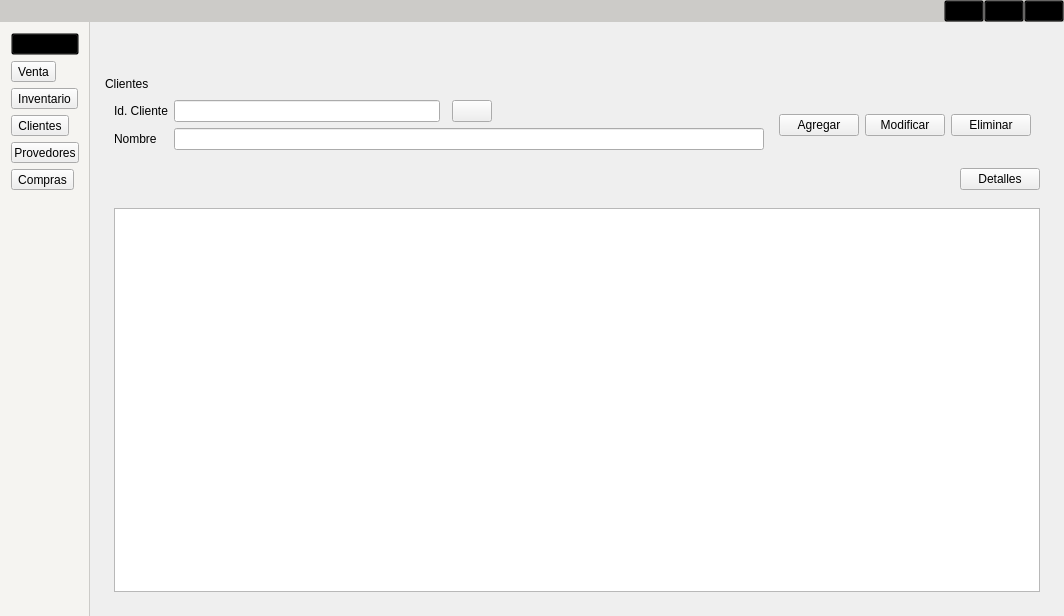
<?xml version="1.0" encoding="UTF-8"?>
<ui version="4.0">
 <class>ventana_de_trabajo</class>
 <widget class="QMainWindow" name="ventana_de_trabajo">
  <property name="geometry">
   <rect>
    <x>0</x>
    <y>0</y>
    <width>1064</width>
    <height>616</height>
   </rect>
  </property>
  <property name="windowTitle">
   <string>MainWindow</string>
  </property>
  <property name="styleSheet">
   <string notr="true">#logo{
	max-width:90px;
	max-height: 20px;
	margin-left: 10px;
}
#img_logo{
	min_width:450px;
	max-width:700px;
	
}
[objectName^=&quot;panel&quot;] {
background-color: rgb(255, 255, 255);
}
[objectName^=&quot;txt&quot;] {
	background-color: rgb(245, 245, 245);
    border-bottom: 1px solid rgb(183, 183, 183);
    border-top: 0px;
    font-size: 14px;
    font-family: Arial, sans-serif;
}
[objectName^=&quot;btn_btn&quot;] {
background-color: rgb(204, 204, 204);
    border-radius: 4px;
    min-height: 25px;
    max-height: 35px;
	padding-left: 5px;
	padding-right: 5px;
	font-size:14px;
	font-family: Arial;
}
[objectName^=&quot;lbt&quot;] {
	font-size:16px;
	font-family: Arial, sans-serif;
    font-weight: bold;
}
[objectName^=&quot;lbl&quot;] {
	font-size:14px;
	font-family: Arial, sans-serif;
}
[objectName^=&quot;btn_btn&quot;]:hover {
background-color: rgb(191, 191, 191);
}
[objectName^=&quot;bts_bts&quot;] {
background-color: rgb(230, 230, 230);
padding:2px;
border-radius:5px;
min-width:70px;
font-size:12px;
	font-family: Arial;
}
[objectName^=&quot;bts_bts&quot;]:hover {
background-color: rgb(212, 234, 247);
}
[objectName^=&quot;btn_btn_ingresa&quot;] {
background-color: rgb(33, 195, 47);
}
[objectName^=&quot;btn_btn_ingresa&quot;]:hover {
background-color: rgb(36, 213, 50);
}
[objectName^=&quot;btn_btn_editar&quot;] {
background-color: rgb(72, 95, 199);
}
[objectName^=&quot;btn_btn_editar&quot;]:hover {
background-color: rgb(81, 108, 226);
}
[objectName^=&quot;btn_btn_eliminar&quot;] {
background-color: rgb(229, 46, 46);
}
[objectName^=&quot;btn_btn_eliminar&quot;]:hover {
background-color: rgb(248, 49, 49);
}
#panel_cabecera{
background-color: rgb(204, 203, 200);
max-height: 35px;
}
#btn_minimizar{
	background-color:transparent;
}
#btn_maximizar{
	background-color:transparent;
}
#btn_cerrar{
	background-color:transparent;
}
#btn_btn_menu{
	margin-left:5px;
	border: 0px;
	background-color: transparent;
}
#btn_btn_menu:hover {
background-color: rgb(212, 234, 247);
}
#btn_btn_cuenta{
	background-color:Transparent;
}
#panel_opciones_desplegable{
background-color: rgb(245, 244, 241);
border-right: 1px solid  rgb(204, 203, 200);
max-width:0px;
}
#panel_opciones_superior{
	max-height:40px;
	padding-bottom: 0px;
	padding-top: 0px;
}
#panel_contenido_opciones_superior{
max-height: 40px;
}

#panel_paginas{
padding:15px;
}</string>
  </property>
  <widget class="QWidget" name="panel_centralwidget">
   <layout class="QGridLayout" name="gridLayout">
    <property name="leftMargin">
     <number>0</number>
    </property>
    <property name="topMargin">
     <number>0</number>
    </property>
    <property name="rightMargin">
     <number>0</number>
    </property>
    <property name="bottomMargin">
     <number>0</number>
    </property>
    <property name="spacing">
     <number>0</number>
    </property>
    <item row="0" column="0">
     <widget class="QWidget" name="panel_cabecera" native="true">
      <layout class="QHBoxLayout" name="horizontalLayout">
       <property name="spacing">
        <number>0</number>
       </property>
       <property name="leftMargin">
        <number>0</number>
       </property>
       <property name="topMargin">
        <number>0</number>
       </property>
       <property name="rightMargin">
        <number>0</number>
       </property>
       <property name="bottomMargin">
        <number>0</number>
       </property>
       <item>
        <widget class="QLabel" name="logo">
         <property name="text">
          <string/>
         </property>
         <property name="pixmap">
          <pixmap>../../../../../Downloads/logo_sinfondo_vector.png</pixmap>
         </property>
         <property name="scaledContents">
          <bool>true</bool>
         </property>
         <property name="alignment">
          <set>Qt::AlignCenter</set>
         </property>
        </widget>
       </item>
       <item>
        <spacer name="horizontalSpacer">
         <property name="orientation">
          <enum>Qt::Horizontal</enum>
         </property>
         <property name="sizeHint" stdset="0">
          <size>
           <width>869</width>
           <height>19</height>
          </size>
         </property>
        </spacer>
       </item>
       <item>
        <widget class="QPushButton" name="btn_minimizar">
         <property name="cursor">
          <cursorShape>PointingHandCursor</cursorShape>
         </property>
         <property name="text">
          <string/>
         </property>
         <property name="icon">
          <iconset>
           <normaloff>../../../../../Downloads/minimizar.svg</normaloff>../../../../../Downloads/minimizar.svg</iconset>
         </property>
         <property name="iconSize">
          <size>
           <width>20</width>
           <height>20</height>
          </size>
         </property>
        </widget>
       </item>
       <item>
        <widget class="QPushButton" name="btn_maximizar">
         <property name="cursor">
          <cursorShape>PointingHandCursor</cursorShape>
         </property>
         <property name="text">
          <string/>
         </property>
         <property name="icon">
          <iconset>
           <normaloff>../../../../../Downloads/maximizar.svg</normaloff>../../../../../Downloads/maximizar.svg</iconset>
         </property>
         <property name="iconSize">
          <size>
           <width>20</width>
           <height>20</height>
          </size>
         </property>
        </widget>
       </item>
       <item>
        <widget class="QPushButton" name="btn_cerrar">
         <property name="cursor">
          <cursorShape>PointingHandCursor</cursorShape>
         </property>
         <property name="text">
          <string/>
         </property>
         <property name="icon">
          <iconset>
           <normaloff>../../../../../Downloads/img_cerrar.svg</normaloff>../../../../../Downloads/img_cerrar.svg</iconset>
         </property>
         <property name="iconSize">
          <size>
           <width>20</width>
           <height>20</height>
          </size>
         </property>
        </widget>
       </item>
      </layout>
     </widget>
    </item>
    <item row="1" column="0">
     <widget class="QWidget" name="panel_ventana" native="true">
      <property name="styleSheet">
       <string notr="true"/>
      </property>
      <layout class="QHBoxLayout" name="horizontalLayout_2">
       <property name="spacing">
        <number>0</number>
       </property>
       <property name="leftMargin">
        <number>0</number>
       </property>
       <property name="topMargin">
        <number>0</number>
       </property>
       <property name="rightMargin">
        <number>0</number>
       </property>
       <property name="bottomMargin">
        <number>0</number>
       </property>
       <item>
        <widget class="QWidget" name="panel_opciones_desplegable" native="true">
         <property name="minimumSize">
          <size>
           <width>90</width>
           <height>0</height>
          </size>
         </property>
         <property name="maximumSize">
          <size>
           <width>1</width>
           <height>16777215</height>
          </size>
         </property>
         <property name="styleSheet">
          <string notr="true"/>
         </property>
         <layout class="QVBoxLayout" name="verticalLayout_16">
          <property name="spacing">
           <number>2</number>
          </property>
          <property name="leftMargin">
           <number>2</number>
          </property>
          <property name="topMargin">
           <number>2</number>
          </property>
          <property name="rightMargin">
           <number>2</number>
          </property>
          <property name="bottomMargin">
           <number>0</number>
          </property>
          <item>
           <widget class="QWidget" name="panel_sub_opciones_desplegable" native="true">
            <layout class="QVBoxLayout" name="verticalLayout_17">
             <item>
              <widget class="QPushButton" name="btn_btn_cuenta">
               <property name="cursor">
                <cursorShape>PointingHandCursor</cursorShape>
               </property>
               <property name="text">
                <string/>
               </property>
               <property name="icon">
                <iconset>
                 <normaloff>../../../../../Downloads/cuenta.svg</normaloff>../../../../../Downloads/cuenta.svg</iconset>
               </property>
               <property name="iconSize">
                <size>
                 <width>40</width>
                 <height>40</height>
                </size>
               </property>
               <property name="flat">
                <bool>false</bool>
               </property>
              </widget>
             </item>
             <item>
              <widget class="QToolButton" name="bts_bts_venta">
               <property name="cursor">
                <cursorShape>PointingHandCursor</cursorShape>
               </property>
               <property name="text">
                <string>Venta</string>
               </property>
               <property name="icon">
                <iconset>
                 <normaloff>../../../../../Downloads/venta.svg</normaloff>../../../../../Downloads/venta.svg</iconset>
               </property>
               <property name="iconSize">
                <size>
                 <width>25</width>
                 <height>25</height>
                </size>
               </property>
               <property name="popupMode">
                <enum>QToolButton::DelayedPopup</enum>
               </property>
               <property name="toolButtonStyle">
                <enum>Qt::ToolButtonTextUnderIcon</enum>
               </property>
               <property name="autoRaise">
                <bool>false</bool>
               </property>
              </widget>
             </item>
             <item>
              <widget class="QToolButton" name="bts_bts_inventario">
               <property name="cursor">
                <cursorShape>PointingHandCursor</cursorShape>
               </property>
               <property name="text">
                <string>Inventario</string>
               </property>
               <property name="icon">
                <iconset>
                 <normaloff>../../../../../Downloads/inventory_black_24dp.svg</normaloff>../../../../../Downloads/inventory_black_24dp.svg</iconset>
               </property>
               <property name="iconSize">
                <size>
                 <width>25</width>
                 <height>25</height>
                </size>
               </property>
               <property name="toolButtonStyle">
                <enum>Qt::ToolButtonTextUnderIcon</enum>
               </property>
              </widget>
             </item>
             <item>
              <widget class="QToolButton" name="bts_bts_clientes">
               <property name="cursor">
                <cursorShape>PointingHandCursor</cursorShape>
               </property>
               <property name="text">
                <string>Clientes</string>
               </property>
               <property name="icon">
                <iconset>
                 <normaloff>../../../../../Downloads/clientes.svg</normaloff>../../../../../Downloads/clientes.svg</iconset>
               </property>
               <property name="iconSize">
                <size>
                 <width>25</width>
                 <height>25</height>
                </size>
               </property>
               <property name="toolButtonStyle">
                <enum>Qt::ToolButtonTextUnderIcon</enum>
               </property>
              </widget>
             </item>
             <item>
              <widget class="QToolButton" name="bts_bts_proveedor">
               <property name="cursor">
                <cursorShape>PointingHandCursor</cursorShape>
               </property>
               <property name="text">
                <string>Provedores</string>
               </property>
               <property name="icon">
                <iconset>
                 <normaloff>../../../../../Downloads/proveedor.png</normaloff>../../../../../Downloads/proveedor.png</iconset>
               </property>
               <property name="iconSize">
                <size>
                 <width>25</width>
                 <height>25</height>
                </size>
               </property>
               <property name="toolButtonStyle">
                <enum>Qt::ToolButtonTextUnderIcon</enum>
               </property>
              </widget>
             </item>
             <item>
              <widget class="QToolButton" name="bts_bts_compras">
               <property name="cursor">
                <cursorShape>PointingHandCursor</cursorShape>
               </property>
               <property name="text">
                <string>Compras</string>
               </property>
               <property name="icon">
                <iconset>
                 <normaloff>../../../../../Downloads/compras.svg</normaloff>../../../../../Downloads/compras.svg</iconset>
               </property>
               <property name="iconSize">
                <size>
                 <width>25</width>
                 <height>25</height>
                </size>
               </property>
               <property name="toolButtonStyle">
                <enum>Qt::ToolButtonTextUnderIcon</enum>
               </property>
              </widget>
             </item>
             <item>
              <spacer name="espaciados_menu_lateral">
               <property name="orientation">
                <enum>Qt::Vertical</enum>
               </property>
               <property name="sizeHint" stdset="0">
                <size>
                 <width>20</width>
                 <height>40</height>
                </size>
               </property>
              </spacer>
             </item>
            </layout>
           </widget>
          </item>
         </layout>
        </widget>
       </item>
       <item>
        <widget class="QWidget" name="panel_principal_cuerpo" native="true">
         <layout class="QVBoxLayout" name="verticalLayout">
          <property name="spacing">
           <number>0</number>
          </property>
          <property name="leftMargin">
           <number>0</number>
          </property>
          <property name="topMargin">
           <number>0</number>
          </property>
          <property name="rightMargin">
           <number>0</number>
          </property>
          <property name="bottomMargin">
           <number>0</number>
          </property>
          <item>
           <widget class="QWidget" name="panel_opciones_superior" native="true">
            <property name="minimumSize">
             <size>
              <width>0</width>
              <height>0</height>
             </size>
            </property>
            <property name="maximumSize">
             <size>
              <width>16777215</width>
              <height>40</height>
             </size>
            </property>
            <property name="styleSheet">
             <string notr="true"/>
            </property>
            <layout class="QVBoxLayout" name="verticalLayout_2">
             <property name="spacing">
              <number>0</number>
             </property>
             <property name="leftMargin">
              <number>0</number>
             </property>
             <property name="topMargin">
              <number>0</number>
             </property>
             <property name="rightMargin">
              <number>0</number>
             </property>
             <property name="bottomMargin">
              <number>0</number>
             </property>
             <item>
              <widget class="QWidget" name="panel_contenido_opciones_superior" native="true">
               <property name="minimumSize">
                <size>
                 <width>0</width>
                 <height>0</height>
                </size>
               </property>
               <property name="maximumSize">
                <size>
                 <width>16777215</width>
                 <height>40</height>
                </size>
               </property>
               <layout class="QHBoxLayout" name="horizontalLayout_8">
                <property name="spacing">
                 <number>0</number>
                </property>
                <property name="leftMargin">
                 <number>0</number>
                </property>
                <property name="topMargin">
                 <number>0</number>
                </property>
                <property name="rightMargin">
                 <number>0</number>
                </property>
                <property name="bottomMargin">
                 <number>0</number>
                </property>
                <item>
                 <widget class="QWidget" name="panel_btn_menu" native="true">
                  <property name="minimumSize">
                   <size>
                    <width>40</width>
                    <height>40</height>
                   </size>
                  </property>
                  <property name="maximumSize">
                   <size>
                    <width>40</width>
                    <height>40</height>
                   </size>
                  </property>
                  <layout class="QHBoxLayout" name="horizontalLayout_4">
                   <property name="spacing">
                    <number>0</number>
                   </property>
                   <property name="leftMargin">
                    <number>0</number>
                   </property>
                   <property name="topMargin">
                    <number>0</number>
                   </property>
                   <property name="rightMargin">
                    <number>0</number>
                   </property>
                   <property name="bottomMargin">
                    <number>0</number>
                   </property>
                   <item>
                    <widget class="QPushButton" name="btn_btn_menu">
                     <property name="minimumSize">
                      <size>
                       <width>40</width>
                       <height>25</height>
                      </size>
                     </property>
                     <property name="maximumSize">
                      <size>
                       <width>40</width>
                       <height>35</height>
                      </size>
                     </property>
                     <property name="cursor">
                      <cursorShape>PointingHandCursor</cursorShape>
                     </property>
                     <property name="text">
                      <string/>
                     </property>
                     <property name="icon">
                      <iconset>
                       <normaloff>../../../../../Downloads/menu.svg</normaloff>../../../../../Downloads/menu.svg</iconset>
                     </property>
                     <property name="iconSize">
                      <size>
                       <width>30</width>
                       <height>30</height>
                      </size>
                     </property>
                    </widget>
                   </item>
                  </layout>
                 </widget>
                </item>
                <item>
                 <spacer name="horizontalSpacer_2">
                  <property name="orientation">
                   <enum>Qt::Horizontal</enum>
                  </property>
                  <property name="sizeHint" stdset="0">
                   <size>
                    <width>385</width>
                    <height>20</height>
                   </size>
                  </property>
                 </spacer>
                </item>
               </layout>
              </widget>
             </item>
            </layout>
           </widget>
          </item>
          <item>
           <widget class="QWidget" name="panel_cuerpo" native="true">
            <layout class="QVBoxLayout" name="verticalLayout_14">
             <property name="leftMargin">
              <number>0</number>
             </property>
             <property name="topMargin">
              <number>0</number>
             </property>
             <property name="rightMargin">
              <number>0</number>
             </property>
             <property name="bottomMargin">
              <number>0</number>
             </property>
             <item>
              <widget class="QStackedWidget" name="panel_paginas">
               <property name="currentIndex">
                <number>3</number>
               </property>
               <widget class="QWidget" name="panel_pagina_cuenta">
                <widget class="QLabel" name="label_3">
                 <property name="geometry">
                  <rect>
                   <x>60</x>
                   <y>30</y>
                   <width>47</width>
                   <height>13</height>
                  </rect>
                 </property>
                 <property name="text">
                  <string>cuenta</string>
                 </property>
                </widget>
               </widget>
               <widget class="QWidget" name="panel_logo">
                <layout class="QHBoxLayout" name="horizontalLayout_9">
                 <item>
                  <widget class="QLabel" name="img_logo">
                   <property name="text">
                    <string/>
                   </property>
                   <property name="pixmap">
                    <pixmap>../../../../../Downloads/logo.png</pixmap>
                   </property>
                   <property name="scaledContents">
                    <bool>true</bool>
                   </property>
                   <property name="alignment">
                    <set>Qt::AlignCenter</set>
                   </property>
                  </widget>
                 </item>
                </layout>
               </widget>
               <widget class="QWidget" name="panel_pagina_compras">
                <widget class="QLabel" name="label">
                 <property name="geometry">
                  <rect>
                   <x>20</x>
                   <y>20</y>
                   <width>47</width>
                   <height>13</height>
                  </rect>
                 </property>
                 <property name="text">
                  <string>Compras</string>
                 </property>
                </widget>
                <widget class="QLabel" name="label_2">
                 <property name="geometry">
                  <rect>
                   <x>20</x>
                   <y>50</y>
                   <width>47</width>
                   <height>13</height>
                  </rect>
                 </property>
                 <property name="text">
                  <string>TextLabel</string>
                 </property>
                </widget>
               </widget>
               <widget class="QWidget" name="panel_pagina_clientes">
                <layout class="QVBoxLayout" name="verticalLayout_13">
                 <property name="spacing">
                  <number>0</number>
                 </property>
                 <property name="leftMargin">
                  <number>0</number>
                 </property>
                 <property name="topMargin">
                  <number>0</number>
                 </property>
                 <property name="rightMargin">
                  <number>0</number>
                 </property>
                 <property name="bottomMargin">
                  <number>0</number>
                 </property>
                 <item>
                  <widget class="QLabel" name="lbt_clientes">
                   <property name="text">
                    <string>Clientes</string>
                   </property>
                  </widget>
                 </item>
                 <item>
                  <widget class="QWidget" name="panel_datos_superiores" native="true">
                   <layout class="QHBoxLayout" name="horizontalLayout_7">
                    <item>
                     <layout class="QGridLayout" name="gridLayout_4">
                      <item row="0" column="0">
                       <widget class="QLabel" name="lbl_idclientes">
                        <property name="text">
                         <string>Id. Cliente</string>
                        </property>
                       </widget>
                      </item>
                      <item row="0" column="1">
                       <widget class="QLineEdit" name="txt_id_cliente"/>
                      </item>
                      <item row="1" column="0">
                       <widget class="QLabel" name="lbl_nombreclientes">
                        <property name="text">
                         <string>Nombre</string>
                        </property>
                       </widget>
                      </item>
                      <item row="1" column="1" colspan="4">
                       <widget class="QLineEdit" name="txt_nombre_cliente"/>
                      </item>
                      <item row="0" column="3">
                       <widget class="QPushButton" name="btn_btn_buscar">
                        <property name="cursor">
                         <cursorShape>PointingHandCursor</cursorShape>
                        </property>
                        <property name="text">
                         <string/>
                        </property>
                        <property name="icon">
                         <iconset>
                          <normaloff>../../../../../Downloads/buscar_persona.svg</normaloff>../../../../../Downloads/buscar_persona.svg</iconset>
                        </property>
                        <property name="iconSize">
                         <size>
                          <width>25</width>
                          <height>25</height>
                         </size>
                        </property>
                       </widget>
                      </item>
                      <item row="0" column="4">
                       <spacer name="espaciador_idcliente">
                        <property name="orientation">
                         <enum>Qt::Horizontal</enum>
                        </property>
                        <property name="sizeHint" stdset="0">
                         <size>
                          <width>40</width>
                          <height>20</height>
                         </size>
                        </property>
                       </spacer>
                      </item>
                     </layout>
                    </item>
                    <item>
                     <widget class="QWidget" name="panel_botones" native="true">
                      <property name="styleSheet">
                       <string notr="true"/>
                      </property>
                      <layout class="QHBoxLayout" name="horizontalLayout_3">
                       <item>
                        <widget class="QPushButton" name="btn_btn_ingresar">
                         <property name="cursor">
                          <cursorShape>PointingHandCursor</cursorShape>
                         </property>
                         <property name="text">
                          <string>Agregar</string>
                         </property>
                         <property name="icon">
                          <iconset>
                           <normaloff>../../../../../Downloads/agregar_circulo.svg</normaloff>../../../../../Downloads/agregar_circulo.svg</iconset>
                         </property>
                         <property name="iconSize">
                          <size>
                           <width>25</width>
                           <height>25</height>
                          </size>
                         </property>
                        </widget>
                       </item>
                       <item>
                        <widget class="QPushButton" name="btn_btn_editar">
                         <property name="cursor">
                          <cursorShape>PointingHandCursor</cursorShape>
                         </property>
                         <property name="text">
                          <string>Modificar</string>
                         </property>
                         <property name="icon">
                          <iconset>
                           <normaloff>../../../../../Downloads/editar.svg</normaloff>../../../../../Downloads/editar.svg</iconset>
                         </property>
                         <property name="iconSize">
                          <size>
                           <width>25</width>
                           <height>25</height>
                          </size>
                         </property>
                        </widget>
                       </item>
                       <item>
                        <widget class="QPushButton" name="btn_btn_eliminar">
                         <property name="cursor">
                          <cursorShape>PointingHandCursor</cursorShape>
                         </property>
                         <property name="text">
                          <string>Eliminar</string>
                         </property>
                         <property name="icon">
                          <iconset>
                           <normaloff>../../../../../Downloads/eliminar.svg</normaloff>../../../../../Downloads/eliminar.svg</iconset>
                         </property>
                         <property name="iconSize">
                          <size>
                           <width>25</width>
                           <height>25</height>
                          </size>
                         </property>
                        </widget>
                       </item>
                      </layout>
                     </widget>
                    </item>
                   </layout>
                  </widget>
                 </item>
                 <item>
                  <widget class="QWidget" name="panel_detalles" native="true">
                   <layout class="QHBoxLayout" name="horizontalLayout_6">
                    <item>
                     <spacer name="espaciador_detalles">
                      <property name="orientation">
                       <enum>Qt::Horizontal</enum>
                      </property>
                      <property name="sizeHint" stdset="0">
                       <size>
                        <width>737</width>
                        <height>20</height>
                       </size>
                      </property>
                     </spacer>
                    </item>
                    <item>
                     <widget class="QPushButton" name="btn_btn_info">
                      <property name="cursor">
                       <cursorShape>PointingHandCursor</cursorShape>
                      </property>
                      <property name="text">
                       <string>Detalles</string>
                      </property>
                      <property name="icon">
                       <iconset>
                        <normaloff>../../../../../Downloads/informacion.svg</normaloff>../../../../../Downloads/informacion.svg</iconset>
                      </property>
                      <property name="iconSize">
                       <size>
                        <width>25</width>
                        <height>25</height>
                       </size>
                      </property>
                     </widget>
                    </item>
                   </layout>
                  </widget>
                 </item>
                 <item>
                  <widget class="QWidget" name="panel_tabla" native="true">
                   <layout class="QHBoxLayout" name="horizontalLayout_5">
                    <item>
                     <widget class="QTableWidget" name="tabla"/>
                    </item>
                   </layout>
                  </widget>
                 </item>
                </layout>
               </widget>
               <widget class="QWidget" name="panel_pagina_venta">
                <widget class="QLabel" name="label_5">
                 <property name="geometry">
                  <rect>
                   <x>50</x>
                   <y>40</y>
                   <width>47</width>
                   <height>13</height>
                  </rect>
                 </property>
                 <property name="text">
                  <string>venta</string>
                 </property>
                </widget>
               </widget>
               <widget class="QWidget" name="panel_pagina_proveedores">
                <layout class="QVBoxLayout" name="verticalLayout_15">
                 <property name="spacing">
                  <number>0</number>
                 </property>
                 <property name="leftMargin">
                  <number>0</number>
                 </property>
                 <property name="topMargin">
                  <number>0</number>
                 </property>
                 <property name="rightMargin">
                  <number>0</number>
                 </property>
                 <property name="bottomMargin">
                  <number>0</number>
                 </property>
                 <item>
                  <widget class="QLabel" name="lbt_proveedores">
                   <property name="text">
                    <string>Proveedores</string>
                   </property>
                  </widget>
                 </item>
                 <item>
                  <widget class="QWidget" name="panel_datos_superiores_prove" native="true">
                   <layout class="QHBoxLayout" name="horizontalLayout_13">
                    <item>
                     <layout class="QGridLayout" name="panel_datos_prove">
                      <item row="0" column="0">
                       <widget class="QLabel" name="lbl_idproveedores">
                        <property name="text">
                         <string>Id. Cliente</string>
                        </property>
                       </widget>
                      </item>
                      <item row="0" column="1">
                       <widget class="QLineEdit" name="txt_id_prove"/>
                      </item>
                      <item row="1" column="0">
                       <widget class="QLabel" name="lbl_nombreproveedores">
                        <property name="text">
                         <string>Nombre</string>
                        </property>
                       </widget>
                      </item>
                      <item row="1" column="1" colspan="4">
                       <widget class="QLineEdit" name="txt_nombre_prove"/>
                      </item>
                      <item row="0" column="3">
                       <widget class="QPushButton" name="btn_btn_buscar_proveedor">
                        <property name="cursor">
                         <cursorShape>PointingHandCursor</cursorShape>
                        </property>
                        <property name="text">
                         <string/>
                        </property>
                        <property name="icon">
                         <iconset>
                          <normaloff>../../../../../Downloads/buscar_persona.svg</normaloff>../../../../../Downloads/buscar_persona.svg</iconset>
                        </property>
                        <property name="iconSize">
                         <size>
                          <width>25</width>
                          <height>25</height>
                         </size>
                        </property>
                       </widget>
                      </item>
                      <item row="0" column="4">
                       <spacer name="espaciador_idprove">
                        <property name="orientation">
                         <enum>Qt::Horizontal</enum>
                        </property>
                        <property name="sizeHint" stdset="0">
                         <size>
                          <width>40</width>
                          <height>20</height>
                         </size>
                        </property>
                       </spacer>
                      </item>
                     </layout>
                    </item>
                    <item>
                     <widget class="QWidget" name="panel_botones_prove" native="true">
                      <property name="styleSheet">
                       <string notr="true"/>
                      </property>
                      <layout class="QHBoxLayout" name="horizontalLayout_14">
                       <item>
                        <widget class="QPushButton" name="btn_btn_ingresar_prove">
                         <property name="cursor">
                          <cursorShape>PointingHandCursor</cursorShape>
                         </property>
                         <property name="text">
                          <string>Agregar</string>
                         </property>
                         <property name="icon">
                          <iconset>
                           <normaloff>../../../../../Downloads/agregar_circulo.svg</normaloff>../../../../../Downloads/agregar_circulo.svg</iconset>
                         </property>
                         <property name="iconSize">
                          <size>
                           <width>25</width>
                           <height>25</height>
                          </size>
                         </property>
                        </widget>
                       </item>
                       <item>
                        <widget class="QPushButton" name="btn_btn_editar_prove">
                         <property name="cursor">
                          <cursorShape>PointingHandCursor</cursorShape>
                         </property>
                         <property name="text">
                          <string>Modificar</string>
                         </property>
                         <property name="icon">
                          <iconset>
                           <normaloff>../../../../../Downloads/editar.svg</normaloff>../../../../../Downloads/editar.svg</iconset>
                         </property>
                         <property name="iconSize">
                          <size>
                           <width>25</width>
                           <height>25</height>
                          </size>
                         </property>
                        </widget>
                       </item>
                       <item>
                        <widget class="QPushButton" name="btn_btn_eliminar_prove">
                         <property name="cursor">
                          <cursorShape>PointingHandCursor</cursorShape>
                         </property>
                         <property name="text">
                          <string>Eliminar</string>
                         </property>
                         <property name="icon">
                          <iconset>
                           <normaloff>../../../../../Downloads/eliminar.svg</normaloff>../../../../../Downloads/eliminar.svg</iconset>
                         </property>
                         <property name="iconSize">
                          <size>
                           <width>25</width>
                           <height>25</height>
                          </size>
                         </property>
                        </widget>
                       </item>
                      </layout>
                     </widget>
                    </item>
                   </layout>
                  </widget>
                 </item>
                 <item>
                  <widget class="QWidget" name="panel_detalles_prove" native="true">
                   <layout class="QHBoxLayout" name="horizontalLayout_15">
                    <item>
                     <spacer name="espaciador_detalles_3">
                      <property name="orientation">
                       <enum>Qt::Horizontal</enum>
                      </property>
                      <property name="sizeHint" stdset="0">
                       <size>
                        <width>737</width>
                        <height>20</height>
                       </size>
                      </property>
                     </spacer>
                    </item>
                    <item>
                     <widget class="QPushButton" name="btn_btn_info_3">
                      <property name="cursor">
                       <cursorShape>PointingHandCursor</cursorShape>
                      </property>
                      <property name="text">
                       <string>Detalles</string>
                      </property>
                      <property name="icon">
                       <iconset>
                        <normaloff>../../../../../Downloads/informacion.svg</normaloff>../../../../../Downloads/informacion.svg</iconset>
                      </property>
                      <property name="iconSize">
                       <size>
                        <width>25</width>
                        <height>25</height>
                       </size>
                      </property>
                     </widget>
                    </item>
                   </layout>
                  </widget>
                 </item>
                 <item>
                  <widget class="QWidget" name="panel_tabla_prove" native="true">
                   <layout class="QHBoxLayout" name="horizontalLayout_12">
                    <item>
                     <widget class="QTableWidget" name="tabla_prove"/>
                    </item>
                   </layout>
                  </widget>
                 </item>
                </layout>
               </widget>
               <widget class="QWidget" name="panel_pagina_inventario">
                <widget class="QLabel" name="label_4">
                 <property name="geometry">
                  <rect>
                   <x>80</x>
                   <y>20</y>
                   <width>81</width>
                   <height>16</height>
                  </rect>
                 </property>
                 <property name="text">
                  <string>Inventario</string>
                 </property>
                </widget>
               </widget>
              </widget>
             </item>
            </layout>
           </widget>
          </item>
         </layout>
        </widget>
       </item>
      </layout>
     </widget>
    </item>
   </layout>
  </widget>
 </widget>
 <resources/>
 <connections/>
</ui>
